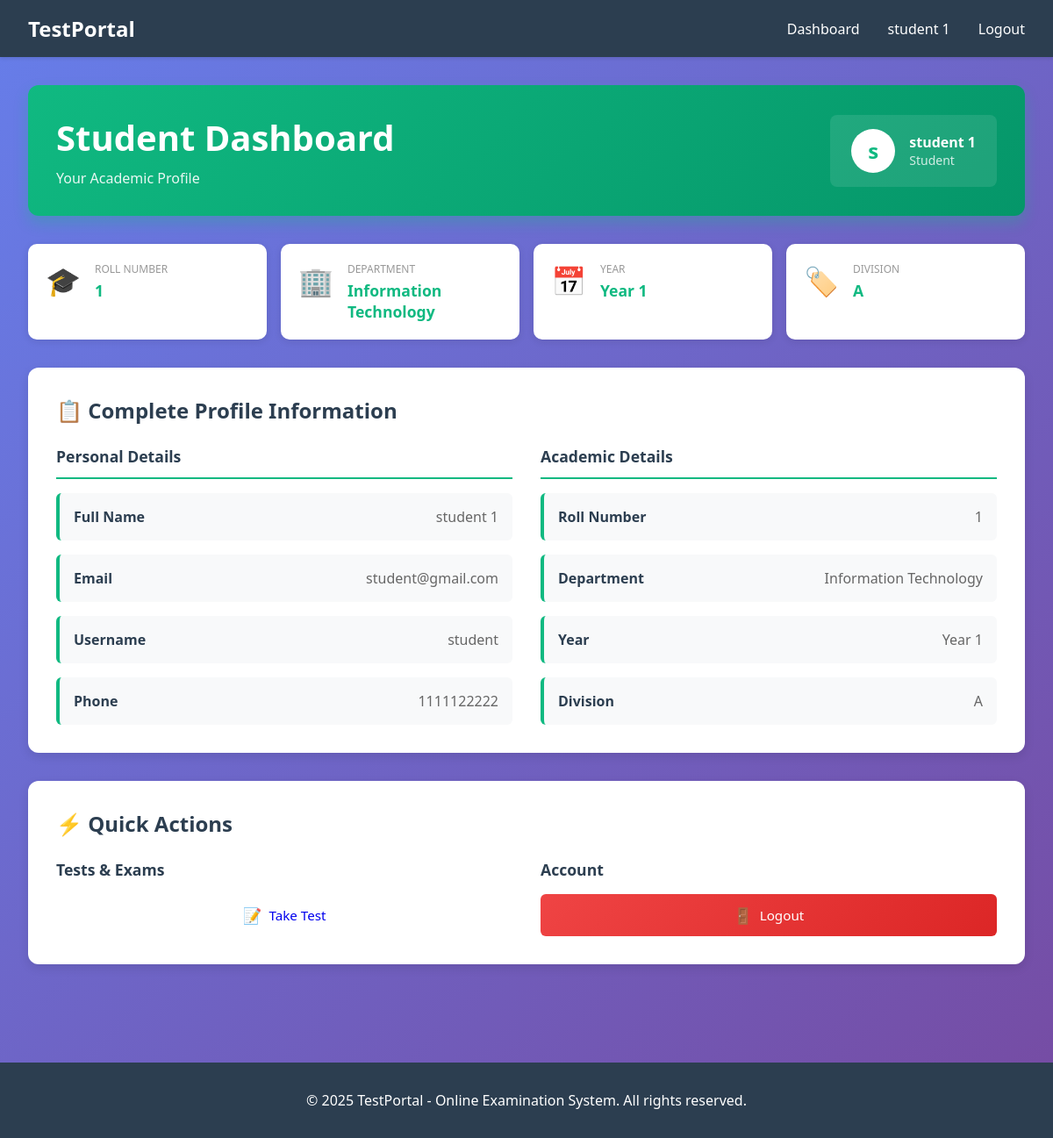
Page /accounts/student-dashboard/ (signed in) on the committed database.
### accounts/models.py (models this page shows, shortened)
class User(AbstractUser):
    ROLE_CHOICES = (
        ('ADMIN', 'Admin'),
        ('HOD', 'HOD'),
        ('TEACHER', 'Teacher'),
        ('STUDENT', 'Student'),
    )
    role = models.CharField(max_length=20, choices=ROLE_CHOICES)
    groups = models.ManyToManyField(
        'auth.Group',
        verbose_name='groups',
        blank=True,
        related_name='custom_user_groups'
    )
    user_permissions = models.ManyToManyField(
        'auth.Permission',
        verbose_name='user permissions',
        blank=True,
        related_name='custom_user_permissions'
    )

class StudentProfile(models.Model):
    user = models.OneToOneField(User, on_delete=models.CASCADE)
    roll_number = models.CharField(max_length=20, unique=True)
    department = models.CharField(max_length=100)
    year = models.IntegerField()
    division = models.CharField(max_length=10)
    phone = models.CharField(max_length=15)

### accounts/views.py (the view)
# urls.py: path('student-dashboard/', views.student_dashboard, name='student_dashboard'),
@login_required(login_url='accounts:login')
def student_dashboard(request):
    try:
        student_profile = StudentProfile.objects.get(user=request.user)
    except StudentProfile.DoesNotExist:
        student_profile = None
    context = {
        'student': request.user,
        'student_profile': student_profile,
    }
    return render(request, 'accounts/student_dashboard.html', context)

### templates/accounts/student_dashboard.html (shortened to what this page needs)
{% extends 'base.html' %}
{% block content %}
<div class="dashboard-container">
    <div class="dashboard-header">
        <div class="header-content">
            <div>
                <h1>Student Dashboard</h1>
                <p class="header-subtitle">Your Academic Profile</p>
            </div>
            <div class="user-info">
                <div class="avatar">{{ student.first_name|first }}</div>
                <div>
                    <p class="user-name">{{ student.get_full_name }}</p>
                    <p class="user-role">Student</p>
                </div>
            </div>
        </div>
    </div>
    {% if student_profile %}
    <div class="quick-stats">
        <div class="quick-stat">
            <span class="stat-icon">🎓</span>
            <div>
                <p class="stat-label">Roll Number</p>
                <p class="stat-value">{{ student_profile.roll_number }}</p>
            </div>
        </div>
        <div class="quick-stat">
            <span class="stat-icon">🏢</span>
            <div>
                <p class="stat-label">Department</p>
                <p class="stat-value">{{ student_profile.department }}</p>
            </div>
        </div>
        <div class="quick-stat">
            <span class="stat-icon">📅</span>
            <div>
                <p class="stat-label">Year</p>
                <p class="stat-value">Year {{ student_profile.year }}</p>
            </div>
        </div>
        <div class="quick-stat">
            <span class="stat-icon">🏷️</span>
            <div>
                <p class="stat-label">Division</p>
                <p class="stat-value">{{ student_profile.division }}</p>
            </div>
        </div>
    </div>
    {% endif %}
    {% if student_profile %}
    <div class="content-card">
        <h2 class="card-title">📋 Complete Profile Information</h2>
        <div class="profile-grid">
            <div class="profile-section">
                <h3>Personal Details</h3>
                <div class="profile-info">
                    <div class="info-row">
                        <span class="info-label">Full Name</span>
                        <span class="info-value">{{ student.get_full_name }}</span>
                    </div>
                    <div class="info-row">
                        <span class="info-label">Email</span>
                        <span class="info-value">{{ student.email }}</span>
                    </div>
                    <div class="info-row">
                        <span class="info-label">Username</span>
                        <span class="info-value">{{ student.username }}</span>
                    </div>
                    <div class="info-row">
                        <span class="info-label">Phone</span>
                        <span class="info-value">{{ student_profile.phone }}</span>
                    </div>
                </div>
            </div>
            <div class="profile-section">
                <h3>Academic Details</h3>
                <div class="profile-info">
                    <div class="info-row">
                        <span class="info-label">Roll Number</span>
                        <span class="info-value">{{ student_profile.roll_number }}</span>
                    </div>
                    <div class="info-row">
                        <span class="info-label">Department</span>
                        <span class="info-value">{{ student_profile.department }}</span>
                    </div>
                    <div class="info-row">
                        <span class="info-label">Year</span>
                        <span class="info-value">Year {{ student_profile.year }}</span>
                    </div>
                    <div class="info-row">
                        <span class="info-label">Division</span>
                        <span class="info-value">{{ student_profile.division }}</span>
                    </div>
                </div>
            </div>
        </div>
    </div>
    {% endif %}
    <div class="content-card">
        <h2 class="card-title">⚡ Quick Actions</h2>
        <div class="action-grid">
            <div class="action-group">
                <h4>Tests & Exams</h4>
                <div class="button-group">
                    <a href="{% url 'questions:available_tests' %}" class="btn btn-primary">
                        <span class="btn-icon">📝</span> Take Test
                    </a>
                </div>
            </div>
            <div class="action-group">
                <h4>Account</h4>
                <div class="button-group">
                    <a href="{% url 'accounts:logout' %}" class="btn btn-danger">
                        <span class="btn-icon">🚪</span> Logout
                    </a>
                </div>
            </div>
        </div>
    </div>
</div>
{% endblock %}

### templates/base.html (shortened to what this page needs)
<!DOCTYPE html>
<html lang="en">
<head>
</head>
<body>
    {% if user.is_authenticated %}
    <nav class="navbar">
        <div class="navbar-container">
            <h1>TestPortal</h1>
            <div class="navbar-links">
                <a href="{% url 'accounts:admin_dashboard' %}">Dashboard</a>
                <span>{{ user.get_full_name|default:user.username }}</span>
                <a href="{% url 'accounts:admin_logout' %}">Logout</a>
            </div>
        </div>
    </nav>
    {% endif %}
    <div class="container">
        {% block content %}{% endblock %}
    </div>
    <footer class="footer">
        <p>&copy; 2025 TestPortal - Online Examination System. All rights reserved.</p>
    </footer>
</body>
</html>

### templates/accounts/student_dashboard.html (style rules this page uses)
.dashboard-container { max-width: 1400px; margin: 0 auto; }
.dashboard-header { background: linear-gradient(135deg, #10b981 0%, #059669 100%); color: white; padding: 2rem; border-radius: 12px; margin-bottom: 2rem; box-shadow: 0 8px 16px rgba(16, 185, 129, 0.3); }
.header-content { display: flex; justify-content: space-between; align-items: center; }
.dashboard-header h1 { font-size: 2.5rem; margin-bottom: 0.5rem; }
.header-subtitle { font-size: 1rem; opacity: 0.9; }
.user-info { display: flex; align-items: center; gap: 1rem; background: rgba(255, 255, 255, 0.1); padding: 1rem 1.5rem; border-radius: 8px; }
.avatar { width: 50px; height: 50px; background: white; color: #10b981; border-radius: 50%; display: flex; align-items: center; justify-content: center; font-size: 1.5rem; font-weight: bold; }
.user-name { margin: 0; font-weight: 600; }
.user-role { margin: 0; font-size: 0.875rem; opacity: 0.8; }
.quick-stats { display: grid; grid-template-columns: repeat(auto-fit, minmax(200px, 1fr)); gap: 1rem; margin-bottom: 2rem; }
.quick-stat { background: white; padding: 1.25rem; border-radius: 10px; box-shadow: 0 2px 8px rgba(0, 0, 0, 0.1); display: flex; gap: 1rem; align-items: flex-start; }
.stat-icon { font-size: 2rem; }
.stat-label { margin: 0; font-size: 0.75rem; color: #999; text-transform: uppercase; font-weight: 500; }
.stat-value { margin: 0.25rem 0 0; font-size: 1.1rem; font-weight: 600; color: #10b981; }
.content-card { background: white; padding: 2rem; border-radius: 12px; box-shadow: 0 4px 12px rgba(0, 0, 0, 0.1); margin-bottom: 2rem; }
.card-title { font-size: 1.5rem; margin: 0 0 1.5rem 0; color: #2c3e50; }
.profile-grid { display: grid; grid-template-columns: repeat(auto-fit, minmax(300px, 1fr)); gap: 2rem; }
.profile-section h3 { font-size: 1.1rem; color: #2c3e50; margin: 0 0 1rem 0; padding-bottom: 0.75rem; border-bottom: 2px solid #10b981; }
.profile-info { display: grid; gap: 1rem; }
.info-row { display: flex; justify-content: space-between; align-items: center; padding: 1rem; background: #f8f9fa; border-radius: 6px; border-left: 4px solid #10b981; }
.info-label { font-weight: 600; color: #2c3e50; min-width: 120px; }
.info-value { color: #666; flex: 1; text-align: right; }
.action-grid { display: grid; grid-template-columns: repeat(auto-fit, minmax(250px, 1fr)); gap: 2rem; }
.action-group h4 { margin: 0 0 1rem 0; color: #2c3e50; font-size: 1.1rem; }
.button-group { display: flex; flex-direction: column; gap: 0.75rem; }
.btn { display: inline-flex; align-items: center; gap: 0.5rem; padding: 0.75rem 1.25rem; border: none; border-radius: 6px; font-size: 0.95rem; text-decoration: none; cursor: pointer; transition: all 0.3s; font-weight: 500; text-align: center; justify-content: center; }
.btn-danger { background: linear-gradient(135deg, #ef4444 0%, #dc2626 100%); color: white; }
.btn-icon { font-size: 1.1rem; }

### rows in the picture
User: get_full_name "student 1", first_name|first "s", email "student@gmail.com", username "student"
StudentProfile: roll_number "1", department "Information Technology", year "1", division "A", phone "1111122222"
